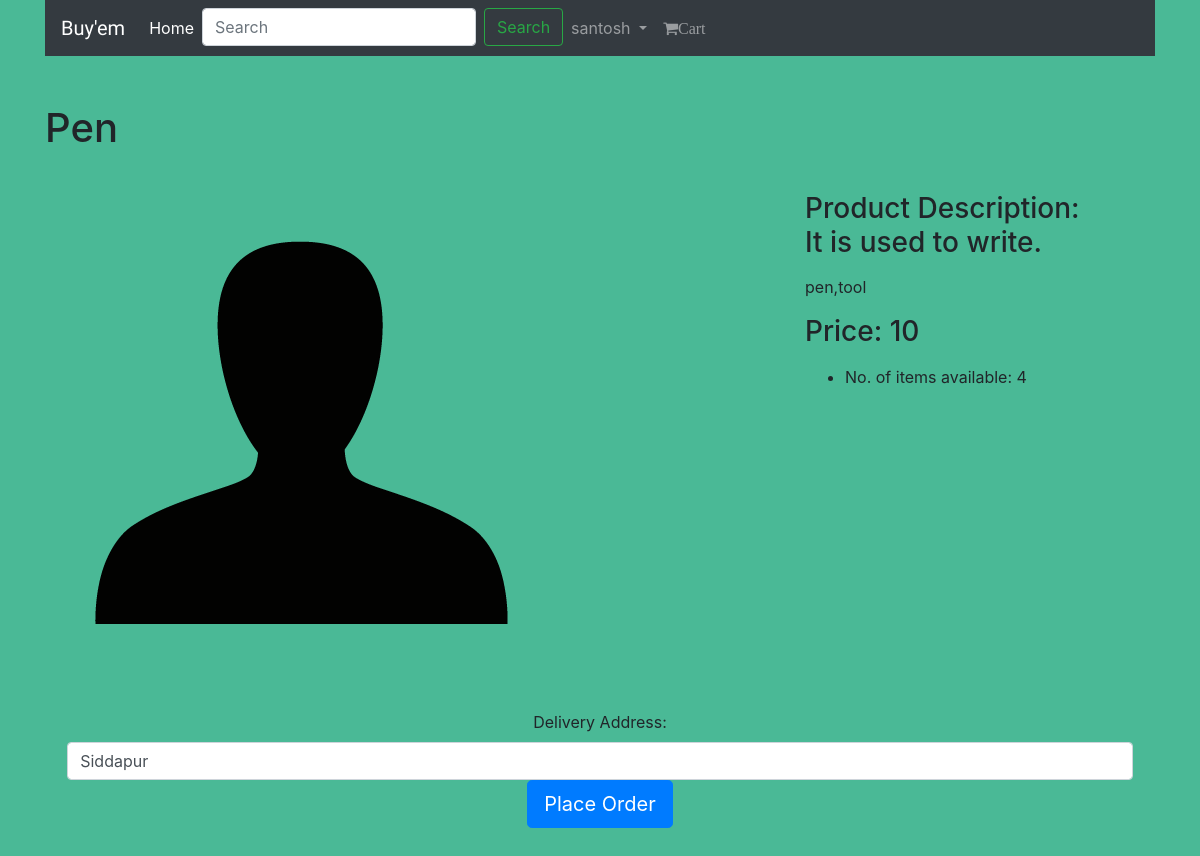
The app's page /payment/1 (signed in) with its own data.
### shop/models.py (models this page shows, shortened)
class Product(models.Model):
	name = models.CharField(max_length=100, unique=True)
	product_pic = models.ImageField(upload_to='product', default='product/default.png')
	description = models.TextField()
	cost = models.IntegerField()
	category = models.TextField()
	no_of_item = models.IntegerField()

class Customer(models.Model):
	email = models.ForeignKey(User, on_delete=models.CASCADE)
	mobile = models.CharField(max_length = 10)
	dob = models.DateField()
	address = models.TextField()
	delivery_add = models.TextField()
	profile_pic = models.ImageField(upload_to='dp', default='dp/default.png')
	cart_item = models.TextField()
	buy_history = models.BooleanField(default=False)

### shop/views.py (the view, shortened to what this page needs)
# urls.py: path('payment/<id>', views.Payment, name='payment'),
def Payment(request, id):
	user = User.objects.get(id=request.user.id)
	customer = Customer.objects.get(email=user)
	del_add = customer.address
	product = []
	pro = Product.objects.get(id=id)
	product.append(pro)
	return render(request, 'payment.html', {'product':product, 'del_add':del_add})

### shop/templates/payment.html (shortened to what this page needs)
{% extends 'base.html' %}
{% block content %}
<div class="container" style="margin-bottom: 10%; margin-top: 4%;">
  {% for i in product %}
        <h1 class="my-4">{{i.name}}
              </h1>
              <div class="row">
                <div class="col-md-8">
                  <img class="img-fluid" src="{{i.product_pic.url}}" alt="{{i.id}}">
                </div>
                <div class="col-md-4">
                  <h3 class="my-3">Product Description: <br>{{i.description}}</h3>
                  <p>{{i.category}}</p>
                  <h3 class="my-3">Price: {{i.cost}}</h3>
                  <ul>
                    <li>No. of items available: {{i.no_of_item}}</li>
                  </ul>
                </div>
              </div>
              <div style="text-align: center; margin: 2%;">
                <form method="POST">
                  <div>
                    <label>Delivery Address:</label>
                    <input type="text" name="address" class="form-control input_user" value="{{del_add}}" placeholder="Delivery Address">
                    <button type="submit" class="btn btn-primary btn-lg">Place Order</button>
                  </div>
                </form>
              </div>
  {% endfor %}
</div>
{% endblock %}

### shop/templates/base.html (shortened to what this page needs)
<!DOCTYPE html>
<html lang="en">
    <head>
        <link rel="stylesheet" href="https://stackpath.bootstrapcdn.com/bootstrap/4.1.3/css/bootstrap.min.css">
        <link rel="stylesheet" href="https://cdnjs.cloudflare.com/ajax/libs/font-awesome/4.7.0/css/font-awesome.min.css">
        <link rel="stylesheet" href="https://maxcdn.bootstrapcdn.com/bootstrap/4.0.0-beta/css/bootstrap.min.css">
    </head>
    <body style="background: #4ab996;">
        <header class="container">
            <nav class="navbar navbar-expand-lg navbar-dark bg-dark">
                <a class="navbar-brand" href="{% url 'home' %}" style="font-family: 'Satisfy', cursive;">Buy'em</a>
                <div class="collapse navbar-collapse" id="navbarSupportedContent">
                    <ul class="navbar-nav mr-auto">
                    <li class="nav-item active">
                        <a class="nav-link" href="{% url 'home' %}">Home <span class="sr-only">(current)</span></a>
                    </li>
                    <li class="nav-item">
                        <form class="form-inline my-2 my-lg-0" method="POST" action="{% url 'searchresult' %}">
                            <input class="form-control mr-sm-2" type="search" placeholder="Search" aria-label="Search" name="keywrd">
                            <button class="btn btn-outline-success my-2 my-sm-0" type="submit">Search</button>
                        </form>
                    </li>
                    {% if user.is_authenticated %}
                    <li class="nav-item dropdown">
                        <a class="nav-link dropdown-toggle" href="#" id="navbarDropdown" role="button" data-toggle="dropdown" aria-haspopup="true" aria-expanded="false">
                        {{user.first_name}}
                        </a>
                    </li>
                    <li class="nav-item">
                        <a class="nav-link" href="{% url 'cart' %}"><i class="fa fa-shopping-cart fa-1x" aria-hidden="true">Cart</i></a>
                    </li>
                    {% else %}
                    <li class="nav-item">
                        <a class="nav-link" href="{% url 'login' %}">Login & SignUp</a>
                    </li>
                    {% endif %}
                    </ul>
                </div>
            </nav>
        </header>
        {% block content %}
        {% endblock %}
    </body>
</html>

### records on screen
Product: name "Pen", product_pic (placeholder picture), description "It is used to write.", category "pen,tool", cost "10", no_of_item "4"
Customer: address "Siddapur"

### other values on screen
{{ user.first_name }} "santosh"
